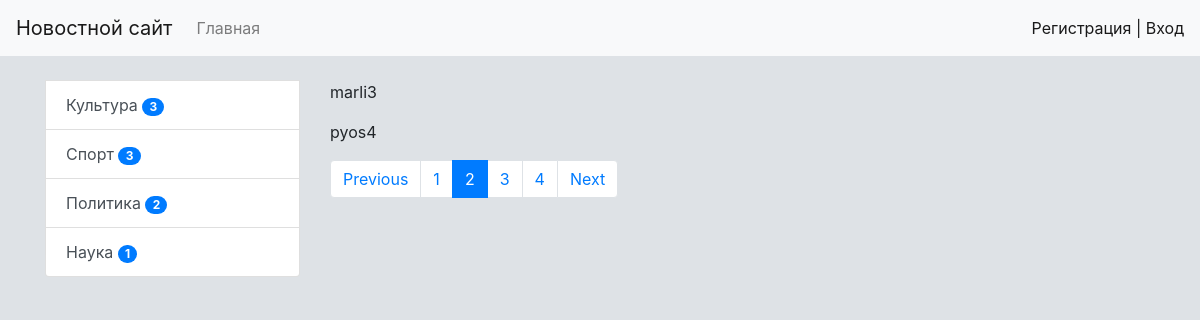
Page /test/?page=2 on the committed database.
### news/models.py (models this page shows, shortened)
class Category(models.Model):
    title = models.CharField(max_length=150, db_index=True, verbose_name='Наименование категории')
    def get_absolute_url(self):
        return reverse_lazy('category', kwargs={'category_id': self.pk})
    class Meta:
        verbose_name = 'Категория'
        verbose_name_plural = "Категории"
        ordering = ['title']

### news/views.py (the view)
# urls.py: path('test/', test, name='test')
def test(request):
    objects = ['john1', 'bob2', 'marli3', 'pyos4', 'nepyos5', 'karina6', 'marina7']
    paginator = Paginator(objects, 2)
    page_num = request.GET.get('page', 1)
    page_objects = paginator.get_page(page_num)
    return render(request, 'news/test.html', {'page_obj': page_objects})

### news/templatetags/news_tags.py (called while the page is built)
@register.inclusion_tag('news/list_categories.html')
def show_categories():
    categories = Category.objects.annotate(cnt=(Count('news', filter=F('news__is_published')))).filter(cnt__gt=0)
    return {'categories': categories}

### news/templates/news/test.html (shortened to what this page needs)
{% extends 'base.html' %}
{% block sidebar %}
{% include 'inc/_sidebar.html' %}
{% endblock %}
{% block content %}
    {% for name in page_obj.object_list %}
        <p>{{ name }}</p>
    {% endfor %}
{% endblock %}

### news/templates/news/list_categories.html
<div class="list-group">
    {% for item in categories %}
        <a href="{{ item.get_absolute_url }}" class="list-group-item list-group-item-action">{{ item.title }}
            <span class="badge badge-primary badge-pill">{{ item.cnt }}</span></a>
    {% endfor %}
</div>

### mysite/static/css/style.css (style rules this page uses)
body { background-color: #dee2e6; }

### rows in the picture
Category: title "Культура", cnt "3"
Category: title "Спорт", cnt "3"
Category: title "Политика", cnt "2"
Category: title "Наука", cnt "1"

### other values in the picture
{{ name }} "marli3" "pyos4"
{{ p }} "1" "3" "4"
{{ p }} "2"
